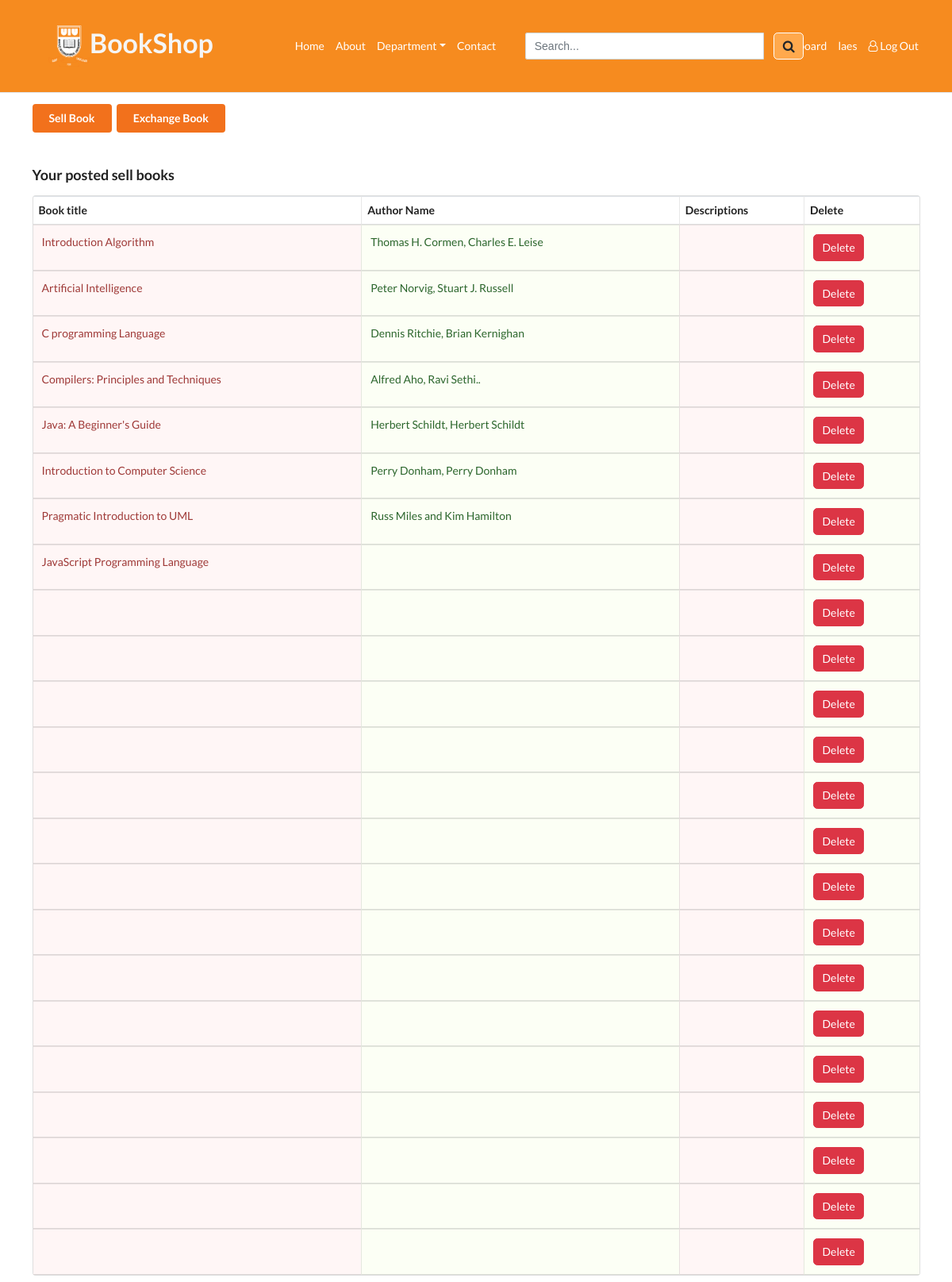
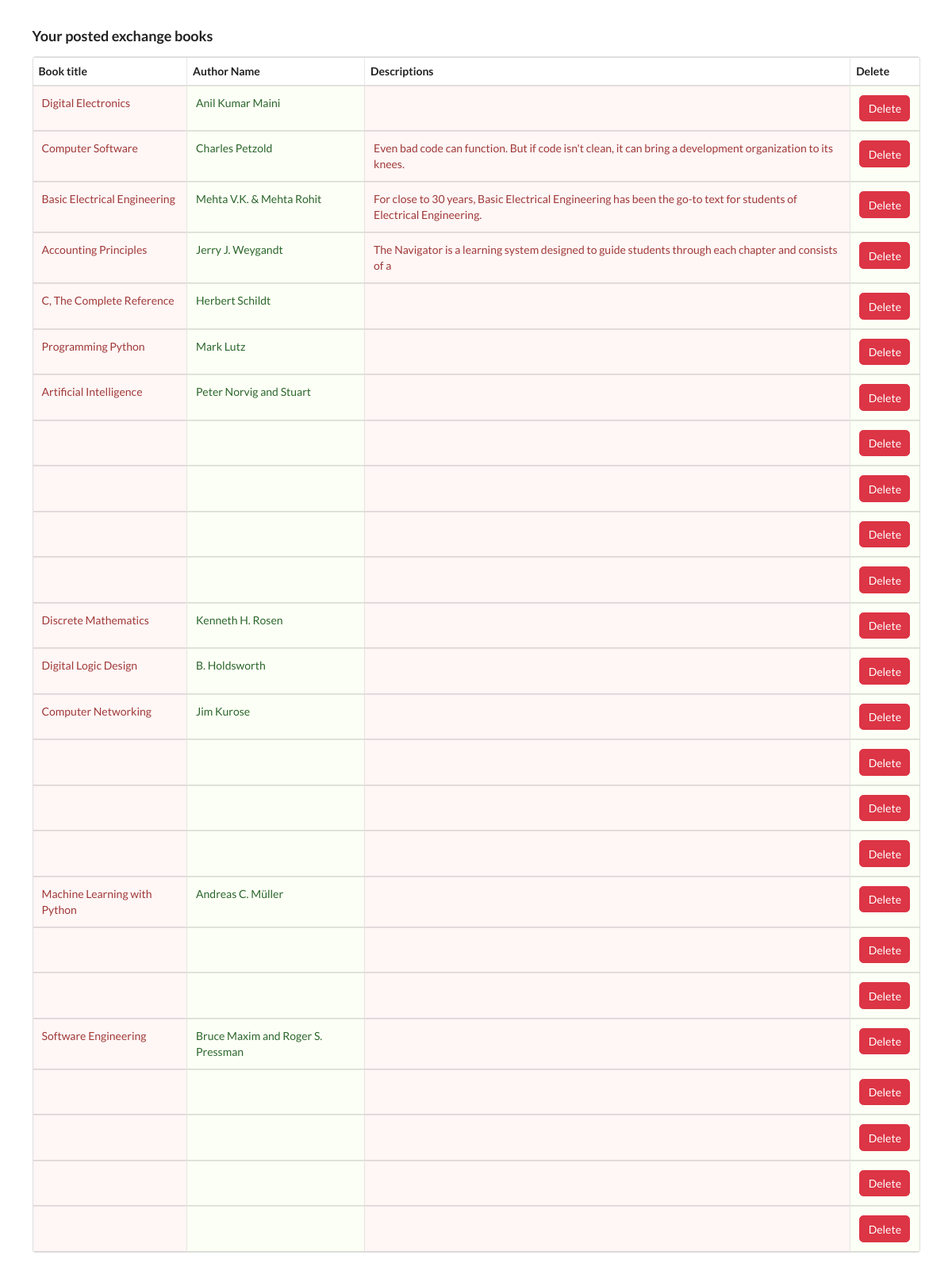
Screenshot of /user.php (signed in, upper part) with the database file from the repository (2 pictures, top to bottom).
### tables this page shows
CREATE TABLE `buybooks` (
  `BookID` int(11) NOT NULL,
  `Title` varchar(255) DEFAULT NULL,
  `AuthorName` varchar(255) DEFAULT NULL,
  `Price` int(11) DEFAULT NULL,
  `Description` varchar(255) DEFAULT NULL,
  `Category` varchar(255) DEFAULT NULL
);

CREATE TABLE `exchangebooks` (
  `BookID` int(11) NOT NULL,
  `Title` varchar(255) DEFAULT NULL,
  `AuthorName` varchar(255) DEFAULT NULL,
  `Description` varchar(255) DEFAULT NULL,
  `Category` varchar(255) DEFAULT NULL
);

### user.php (the view, shortened to what this page needs)
<?php include 'headerlogin.php';?>
<!DOCTYPE html>
<html lang="en">
<head>
    <link href="https://cdn.jsdelivr.net/npm/bootstrap@5.2.1/dist/css/bootstrap.min.css" rel="stylesheet">
    <link rel="stylesheet" href="https://cdn.jsdelivr.net/npm/boxicons@latest/css/boxicons.min.css">
    <link rel="stylesheet" href="https://cdnjs.cloudflare.com/ajax/libs/semantic-ui/2.4.1/semantic.min.css">
    <link rel="stylesheet" href="css/footer.css">
</head>
<body>
    <div class="container">
        <div class="mt-3 mb-5">
            <button class='ui orange button'><a class='cus-btn' href="sellbook.php">Sell Book</a></button>
            <button class='ui orange button'><a class='cus-btn' href="exchangebook.php">Exchange Book</a></button>
        </div>
        <div>
            <h3>Your posted sell books</h3>
        </div>
        <?php
            include('config.php');
            $results = mysqli_query( $conn, "SELECT * FROM buybooks" )
                or die("Can not execute query");
            echo "<table class='ui celled table'> \n";
            echo "<th>Book title </th><th>Author Name</th><th>Descriptions</th><th>Delete</th>\n";
            while( $rows = mysqli_fetch_array( $results ) ) {
                extract( $rows );
                echo "<tr>";
                echo "<td class='negative'> $Title </td>";
                echo "<td class='positive'> $AuthorName </td>";
                echo "<td class='negative'> $Description</td>";
                echo "<td class='positive'> <button class='btn btn-danger'><a class='cus-btn' href='deletebook.php?id=$BookID'>Delete</a></button></td>";
            }
            echo "</table> \n";
        ?>
    </div>
    <div class="container">
        <div class="mt-5 mb-3">
            <h3>Your posted exchange books</h3>
        </div>
        <?php
            include('config.php');
            $results = mysqli_query( $conn, "SELECT * FROM exchangebooks")
                or die("Can not execute query");
            echo "<table class='ui celled table'> \n";
            echo "<th>Book title </th><th>Author Name</th><th>Descriptions</th><th>Delete</th>\n";
            while( $rows = mysqli_fetch_array( $results ) ) {
                extract( $rows );
                echo "<tr>";
                echo "<td class='negative'> $Title </td>";
                echo "<td class='positive'> $AuthorName </td>";
                echo "<td class='negative'> $Description</td>";
                echo "<td class='positive'> <button class='btn btn-danger'><a class='cus-btn' href='deletebook2.php?id=$BookID'>Delete</a></button></td>";
            }
            echo "</table> \n";
        ?>
    </div>
</body>
</html>
<?php include 'footer.php'; ?>

### css/footer.css (style rules this page uses)
a { text-decoration: none; }

### css/header.css (style rules this page uses)
body { font-family: 'Open Sans', sans-serif; }

### user.php (style rules this page uses)
.cus-btn { text-decoration: none; color: #fff; }

### rows the page displays
buybooks: Title "Introduction Algorithm", AuthorName "Thomas H. Cormen, Charles E. Leise"
buybooks: Title "Artificial Intelligence", AuthorName "Peter Norvig, Stuart J. Russell"
buybooks: Title "C programming Language", AuthorName "Dennis Ritchie, Brian Kernighan"
buybooks: Title "Compilers: Principles and Techniques", AuthorName "Alfred Aho, Ravi Sethi.."
buybooks: Title "Java: A Beginner's Guide", AuthorName "Herbert Schildt, Herbert Schildt"
buybooks: Title "Introduction to Computer Science", AuthorName "Perry Donham, Perry Donham"
buybooks: Title "Pragmatic Introduction to UML", AuthorName "Russ Miles and Kim Hamilton"
buybooks: Title "JavaScript Programming Language"
exchangebooks: Title "Digital Electronics", AuthorName "Anil Kumar Maini"
exchangebooks: Title "Computer Software", AuthorName "Charles Petzold", Description "Even bad code can function. But if code isn't clean, it can bring a development organization to its knees."
exchangebooks: Title "Basic Electrical Engineering", AuthorName "Mehta V.K. & Mehta Rohit", Description "For close to 30 years, Basic Electrical Engineering has been the go-to text for students of Electrical Engineering."
exchangebooks: Title "Accounting Principles", AuthorName "Jerry J. Weygandt", Description "The Navigator is a learning system designed to guide students through each chapter and consists of a"
exchangebooks: Title "C, The Complete Reference", AuthorName "Herbert Schildt"
exchangebooks: Title "Programming Python", AuthorName "Mark Lutz"
exchangebooks: Title "Artificial Intelligence", AuthorName "Peter Norvig and Stuart"
exchangebooks: Title "Discrete Mathematics", AuthorName "Kenneth H. Rosen"
exchangebooks: Title "Digital Logic Design", AuthorName "B. Holdsworth"
exchangebooks: Title "Computer Networking", AuthorName "Jim Kurose"
exchangebooks: Title "Machine Learning with Python", AuthorName "Andreas C. Müller"
exchangebooks: Title "Software Engineering", AuthorName "Bruce Maxim and Roger S. Pressman"

### other values shown
$_SESSION['username'] "laes"
